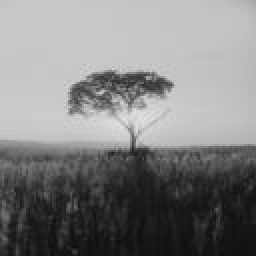
#> input picture processed.jpg, 128 x 128 px (shown 2 times larger)
$ jupyter execute featureeng.ipynb
#> lines starting #> are read from the running program, lines starting #| are printed output that depends on the picture
[cell 1]
# # Feature Engineering

# faster ML and Feeding processing

# # Feature selection adn feature extraction

# 1. feature selection ===

    # features == input variable (can be multiple)
    # targer == output
    # N features, m features where m <= N
# [[only selects from the exist features]]

# 2. feature extraction ===
    # N features inserted
    # select m features
    # creating P new features from the input N
    # m + p
    # [[can create a new extracted features from the original input accordingly]]

[cell 2]
import numpy as np
import matplotlib.pyplot as plt
from PIL import Image

[cell 3]
img = Image.open ('processed.jpg')
#> img is the input picture: PIL image 128x128 L; min 12, max 229, mean 129.1

clean_img_array  = np.array(img)
flat_img = clean_img_array.flatten()
#> flat_img = 16384 values, max 229 at index 7624, min 12 at index 15781, mean 129.1

counts, bins = np.histogram(
    flat_img, bins = 256 , range = (0,256)
)
#> counts = 256 values, max 1476 at index 200, min 0 at index 0, mean 64; bins = 257 values from 0 to 256

plt.plot (counts, color = "black")
plt.title ('Pixel intensity histogram')
plt.xlabel ("Pixel intensity (0-255)")
plt.ylabel ("Frequency")
plt.show()
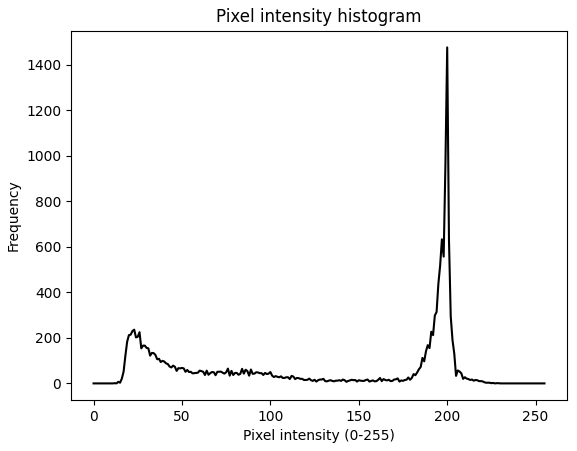
#> figure drawn by matplotlib, 1 panel; curve peaks at x = 200, y = 1476
